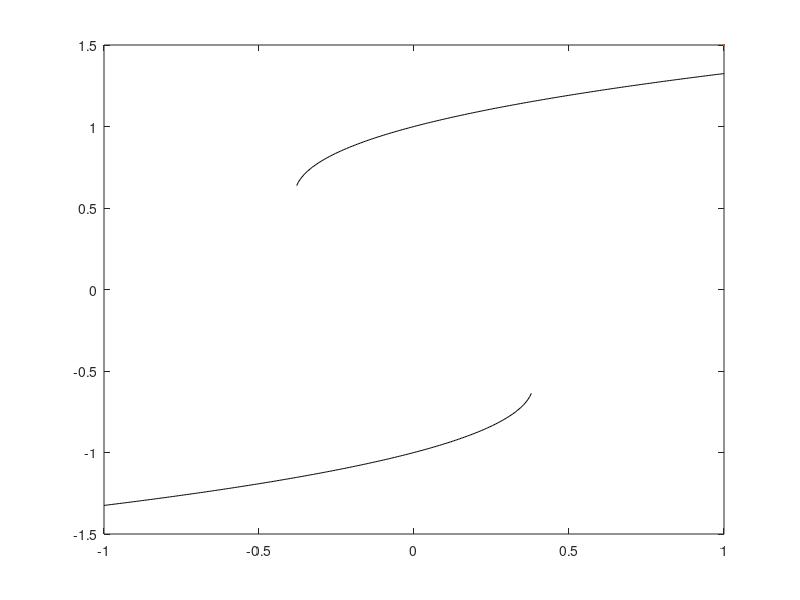

Here is the MATLAB script that generated this plot: (Note: this script raises an error after producing the figure.)
clear 
close all
%Coeficientes
a = 1;
b = 0;
B = 1;

%Rango del parámetro
r = linspace(-1,1,400);

N_all = [];
B_all = [];

for k = 1:length(r)
    % Ecuación: -a*N^3 - b*N^2 + BN -r = 0
    % Ecuación: -1*x^3 - 0*N^2 + 1x -r = 0
    coef = [-a -b B r(k)];
    rootsN = roots(coef);

    % Nos quedamos solo con raíces reales
    realRoots = rootsN(abs(imag(rootsN)) < 1e-6);


    N_all = [N_all; realRoots];
    B_all = [B_all; r(k)*ones(length(realRoots),1)];
end


%%
N_up = N_all(N_all >= 0.61811);
%N_middle = setdiff(setdiff(N_all,N_up),N_down);
N_middle = N_all((N_all <= 0.61811) & (N_all >= -0.605964));
N_middle = sort(N_middle);
N_down = N_all(N_all <= -0.605964);
% Gráfica
figure
plot(B_all(N_all >= 0.61811), N_up, 'k',LineWidth=1.5)
hold on
plot(B_all(N_all <= -0.605964), N_down, 'k',LineWidth=1.5)
plot(B_all((N_all <= 0.61811) & (N_all >= -0.605964)), -N_middle, 'k', LineStyle='--',LineWidth=1.5)
%xlabel('p^-                                      p^+')
%ylabel('X_-                         X_c                        X_+')

text(-1.1,1,'x_+')
text(-1.1,0,'x_c')
text(-1.1,-1,'x_-')

text(-0.383459,-1.6,'p^-')
text(0.383459,-1.6,'p^+')
ylabel('p','Rotation',0,'Position',[1,-1.7]);
xlabel('x^*','Rotation',0,'Position',[-1.05,1.55]);
plot([-1,0],[0,0],'k',LineStyle='--')
plot([-1,0],[1,1],'k',LineStyle='--')
plot([-1,0],[-1,-1],'k',LineStyle='--')
plot([0.383459,0.383459],[-1.5,-0.55],'k',LineStyle="--")
plot([-0.383459,-0.383459],[-1.5,0.55],'k',LineStyle="--")
set(gca, 'XTick', [], 'YTick', [])
hold off
box off
%%
%Coeficientes
coef = [-a -b B 0];

x = linspace(-1.4, 1.4, 500);
y = polyval(coef, x); % Evaluate the polynomial
figure;
plot(x, y, 'k', 'LineWidth', 2);

hold on;

coef = [-a -b B .39];

idx = find((x>-1) & (x<0));

x_d = x(idx);
%y_d = -1*(x-2).*(x-5).*(x-8)+.53;
y_d = polyval(coef, x); % Evaluate the polynomial

plot(x_d, y_d(idx), 'k--', 'LineWidth', 1.5); % línea punteada

yline(0, 'k')


p_minus = -1;
pc = 0;
p_plus = 1;

% Marcar puntos sobre el eje
plot([p_minus pc p_plus], [0 0 0], 'ko', 'MarkerFaceColor', 'k');

% Etiquetas
text(p_minus, -0.25, 'x^-', 'HorizontalAlignment', 'center');
text(pc, -0.25, 'x^c', 'HorizontalAlignment', 'center');
text(p_plus, -0.25, 'x^+', 'HorizontalAlignment', 'center');


quiver(.6, -0.1, 0.3, 0, 0, 'k', 'MaxHeadSize', 0.5);

quiver(1.4, -0.1, -0.3, 0, 0, 'k', 'MaxHeadSize', 0.5);

quiver(-1.4, -0.1, 0.3, 0, 0, 'k', 'MaxHeadSize', 0.5);

quiver(-0.6, -0.1, -0.3, 0, 0, 'k', 'MaxHeadSize', 0.5);


ylabel('f','Rotation',0,'Position',[-1.6,1.4]);
text(1.6, 0, 'x', 'HorizontalAlignment', 'center');
text(-1.6,0,'0')

set(gca, 'XTick', [], 'YTick', [])

xlim([-1.5 1.5]);
ylim([-1.5 1.5]);

hold off
ax = gca;
ax.Box = 'off';     % quita arriba y derecha
ax.XColor = 'none'; % oculta el eje inferior (línea y ticks)
xlabel('x','Rotation',0,'Position',[1.6,.1]);
